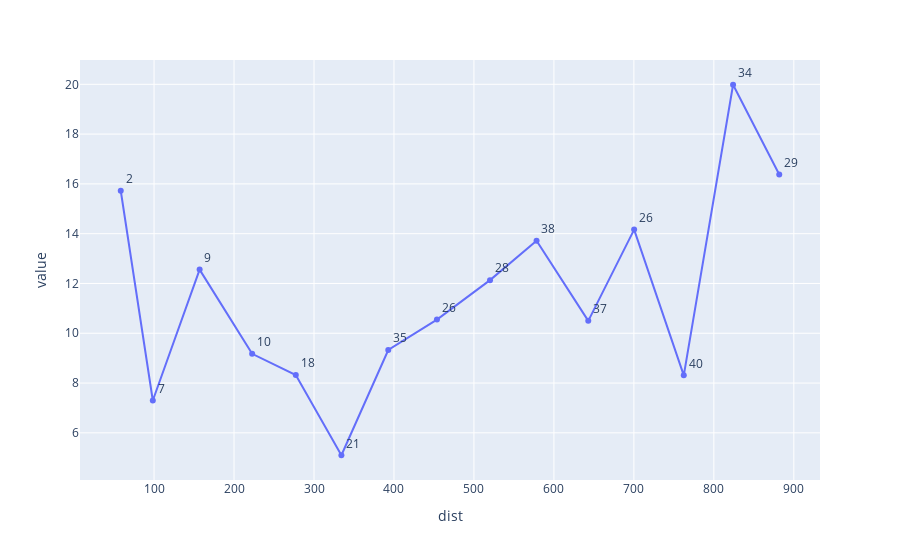

Notebook code cell kept with this figure:
### Code cell
for result_df in results_dfs:
    fig = px.line(result_df, x='dist', y="value", text="count")
    fig.update_traces(textposition="top right")
    fig.show()

### Figure 1 — Plotly figure (JSON) as saved in the notebook; plotly's stock layout.template omitted (floating-point values rounded to 4 significant figures)
{"data": [{"hovertemplate": "dist=%{x}<br>value=%{y}<br>count=%{text}<extra></extra>", "legendgroup": "", "line": {"color": "#636efa", "dash": "solid"}, "mode": "lines+markers+text", "name": "", "orientation": "v", "showlegend": false, "text": [2, 7, 9, 10, 18, 21, 35, 26, 28, 38, 37, 26, 40, 34, 29], "textposition": "top right", "type": "scatter", "x": [58.35, 98.44, 157.0, 222.7, 277.2, 334.3, 392.9, 453.7, 520.1, 578.3, 643.0, 700.3, 762.4, 824.0, 881.8], "xaxis": "x", "y": [15.72, 7.3, 12.56, 9.175, 8.32, 5.1, 9.328, 10.55, 12.13, 13.71, 10.5, 14.16, 8.311, 19.98, 16.38], "yaxis": "y"}], "layout": {"legend": {"tracegroupgap": 0}, "margin": {"t": 60}, "xaxis": {"anchor": "y", "domain": [0, 1], "title": {"text": "dist"}}, "yaxis": {"anchor": "x", "domain": [0, 1], "title": {"text": "value"}}}}
